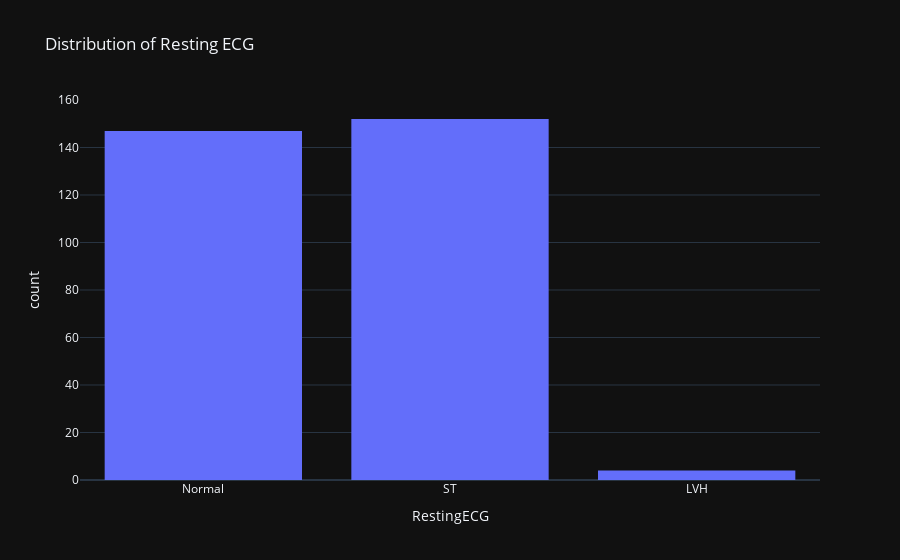

Here is the notebook cell this chart was saved with:
### Code cell
fig=px.histogram(df,
                 x="RestingECG",
                 hover_data=df.columns,
                 title="Distribution of Resting ECG")
fig.show()

### Figure 1 — Plotly figure (JSON) as saved in the notebook; plotly's stock layout.template omitted (floating-point values rounded to 4 significant figures; data arrays with more than 128 entries replaced by an {"elided": "..."} marker saying what was removed)
{"data": [{"alignmentgroup": "True", "bingroup": "x", "hovertemplate": "RestingECG=%{x}<br>count=%{y}<extra></extra>", "legendgroup": "", "marker": {"color": "#636efa", "pattern": {"shape": ""}}, "name": "", "offsetgroup": "", "orientation": "v", "showlegend": false, "type": "histogram", "x": {"elided": "303 str values"}, "xaxis": "x", "yaxis": "y"}], "layout": {"barmode": "relative", "legend": {"tracegroupgap": 0}, "title": {"text": "Distribution of Resting ECG"}, "xaxis": {"anchor": "y", "domain": [0, 1], "title": {"text": "RestingECG"}}, "yaxis": {"anchor": "x", "domain": [0, 1], "title": {"text": "count"}}}}
